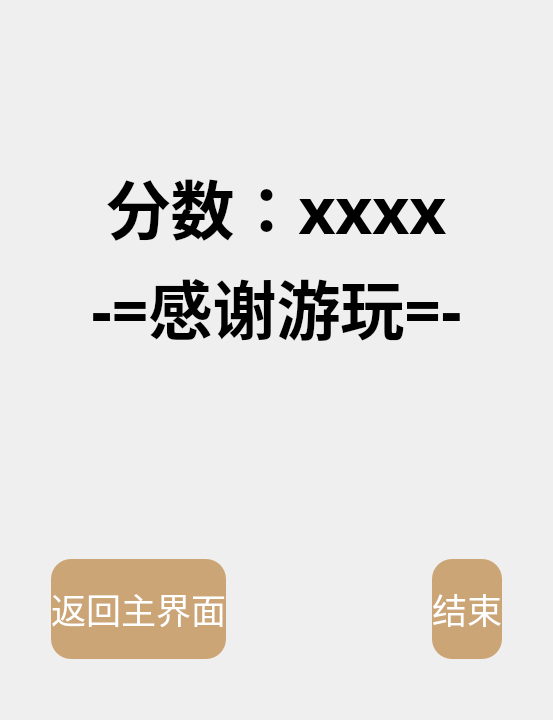
      <widget class="QWidget" name="page_4">
       <layout class="QVBoxLayout" name="verticalLayout_7">
        <item>
         <spacer name="verticalSpacer_8">
          <property name="orientation">
           <enum>Qt::Vertical</enum>
          </property>
          <property name="sizeHint" stdset="0">
           <size>
            <width>20</width>
            <height>148</height>
           </size>
          </property>
         </spacer>
        </item>
        <item>
         <layout class="QHBoxLayout" name="horizontalLayout_8">
          <item>
           <spacer name="horizontalSpacer_7">
            <property name="orientation">
             <enum>Qt::Horizontal</enum>
            </property>
            <property name="sizeHint" stdset="0">
             <size>
              <width>40</width>
              <height>20</height>
             </size>
            </property>
           </spacer>
          </item>
          <item>
           <layout class="QVBoxLayout" name="verticalLayout_6">
            <item>
             <widget class="QLabel" name="label_8">
              <property name="font">
               <font>
                <family>微软雅黑</family>
                <pointsize>48</pointsize>
                <weight>75</weight>
                <bold>true</bold>
               </font>
              </property>
              <property name="text">
               <string>分数：xxxx</string>
              </property>
              <property name="alignment">
               <set>Qt::AlignCenter</set>
              </property>
             </widget>
            </item>
            <item>
             <widget class="QLabel" name="label_9">
              <property name="font">
               <font>
                <family>微软雅黑</family>
                <pointsize>48</pointsize>
                <weight>75</weight>
                <bold>true</bold>
               </font>
              </property>
              <property name="text">
               <string>-=感谢游玩=-</string>
              </property>
              <property name="alignment">
               <set>Qt::AlignCenter</set>
              </property>
             </widget>
            </item>
           </layout>
          </item>
          <item>
           <spacer name="horizontalSpacer_8">
            <property name="orientation">
             <enum>Qt::Horizontal</enum>
            </property>
            <property name="sizeHint" stdset="0">
             <size>
              <width>40</width>
              <height>20</height>
             </size>
            </property>
           </spacer>
          </item>
         </layout>
        </item>
        <item>
         <spacer name="verticalSpacer_9">
          <property name="orientation">
           <enum>Qt::Vertical</enum>
          </property>
          <property name="sizeHint" stdset="0">
           <size>
            <width>20</width>
            <height>200</height>
           </size>
          </property>
         </spacer>
        </item>
        <item>
         <layout class="QHBoxLayout" name="horizontalLayout_9">
          <item>
           <spacer name="horizontalSpacer_10">
            <property name="orientation">
             <enum>Qt::Horizontal</enum>
            </property>
            <property name="sizeHint" stdset="0">
             <size>
              <width>40</width>
              <height>20</height>
             </size>
            </property>
           </spacer>
          </item>
          <item>
           <widget class="QPushButton" name="pushButton_12">
            <property name="sizePolicy">
             <sizepolicy hsizetype="Expanding" vsizetype="Fixed">
              <horstretch>0</horstretch>
              <verstretch>0</verstretch>
             </sizepolicy>
            </property>
            <property name="minimumSize">
             <size>
              <width>0</width>
              <height>100</height>
             </size>
            </property>
            <property name="font">
             <font>
              <family>微软雅黑</family>
              <pointsize>26</pointsize>
             </font>
            </property>
            <property name="styleSheet">
             <string notr="true">QPushButton{
background-color:rgb(203, 165, 118);
color:white;
border-radius:20px
}
QPushButton:pressed{
background-color: red;
color:black;
border-radius:18px
}
</string>
            </property>
            <property name="text">
             <string>返回主界面</string>
            </property>
           </widget>
          </item>
          <item>
           <spacer name="horizontalSpacer_9">
            <property name="orientation">
             <enum>Qt::Horizontal</enum>
            </property>
            <property name="sizeType">
             <enum>QSizePolicy::Fixed</enum>
            </property>
            <property name="sizeHint" stdset="0">
             <size>
              <width>200</width>
              <height>20</height>
             </size>
            </property>
           </spacer>
          </item>
          <item>
           <widget class="QPushButton" name="pushButton_13">
            <property name="sizePolicy">
             <sizepolicy hsizetype="Expanding" vsizetype="Fixed">
              <horstretch>0</horstretch>
              <verstretch>0</verstretch>
             </sizepolicy>
            </property>
            <property name="minimumSize">
             <size>
              <width>0</width>
              <height>100</height>
             </size>
            </property>
            <property name="font">
             <font>
              <family>微软雅黑</family>
              <pointsize>26</pointsize>
             </font>
            </property>
            <property name="styleSheet">
             <string notr="true">QPushButton{
background-color:rgb(203, 165, 118);
color:white;
border-radius:20px
}
QPushButton:pressed{
background-color: red;
color:black;
border-radius:18px
}
</string>
            </property>
            <property name="text">
             <string>结束</string>
            </property>
           </widget>
          </item>
          <item>
           <spacer name="horizontalSpacer_11">
            <property name="orientation">
             <enum>Qt::Horizontal</enum>
            </property>
            <property name="sizeHint" stdset="0">
             <size>
              <width>40</width>
              <height>20</height>
             </size>
            </property>
           </spacer>
          </item>
         </layout>
        </item>
        <item>
         <spacer name="verticalSpacer_10">
          <property name="orientation">
           <enum>Qt::Vertical</enum>
          </property>
          <property name="sizeType">
           <enum>QSizePolicy::Fixed</enum>
          </property>
          <property name="sizeHint" stdset="0">
           <size>
            <width>20</width>
            <height>50</height>
           </size>
          </property>
         </spacer>
        </item>
       </layout>
      </widget>
